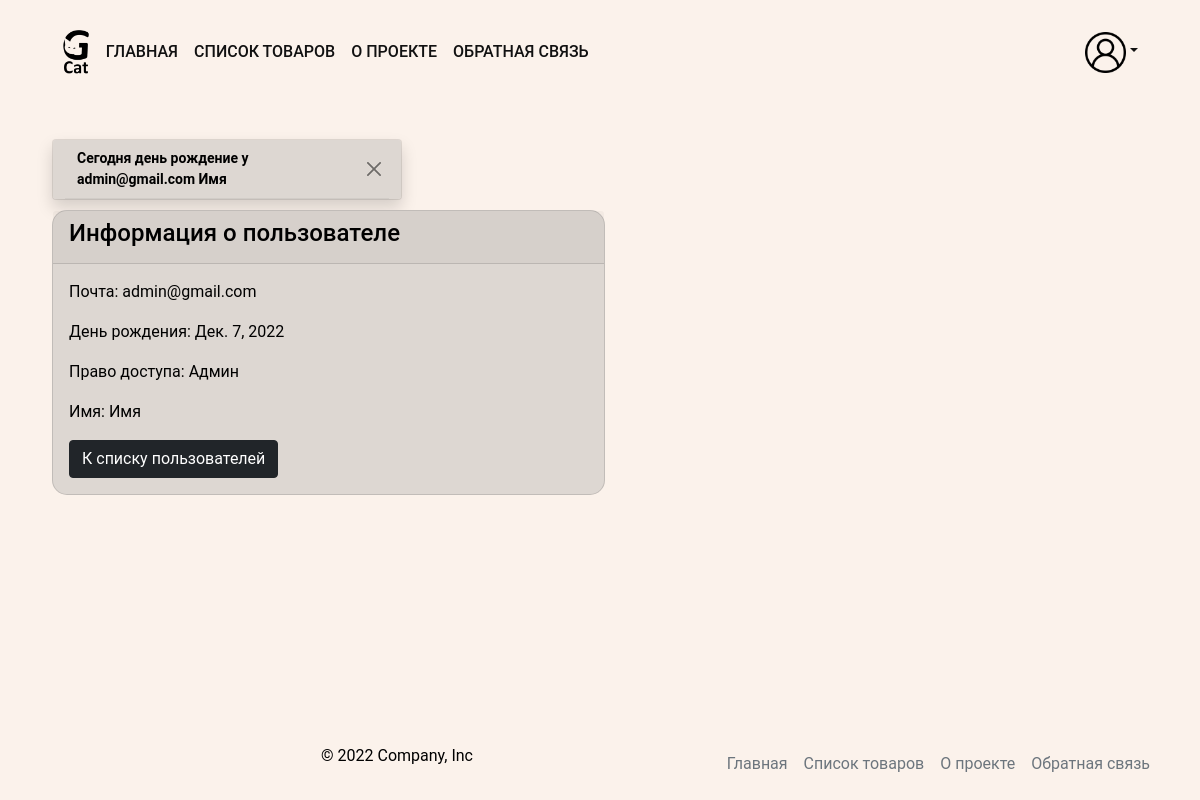
The page /users/1/ on the database its author committed.
### users/models.py (models this page shows, shortened)
class Profile(AbstractBaseUser, PermissionsMixin):
    objects = ProfileManager()
    first_name = models.CharField(
        'имя',
        max_length=150,
        blank=True,
        null=True,
    )
    last_name = models.CharField(
        'фамилия',
        max_length=150,
        blank=True,
        null=True,
    )
    email = models.EmailField(
        'почта',
        unique=True,
        null=True,
    )
    is_active = models.BooleanField(
        'активная учетная запись',
        default=True,
        null=True,
    )
    is_staff = models.BooleanField(
        'сотрудник',
        default=False,
        null=True,
    )
    is_superuser = models.BooleanField(
        'админ',
        default=False,
        null=True,
    )
    date_joined = models.DateTimeField(default=timezone.now)
    birthday = models.DateField(
        'день рождения',
        blank=True,
        null=True,
    )
    USERNAME_FIELD = 'email'
    class Meta:
        default_related_name = 'profiles'
        verbose_name = 'пользователь'
        verbose_name_plural = 'пользователи'

### users/views.py (the view)
class UserDetailView(DetailView):
    template_name = 'users/user_detail.html'
    model = Profile
    context_object_name = 'user'

### core/user_processor.py (called while the page is built)
def access_users(request):
    users = Profile.objects.published()
    return {'users': users}

### users/managers.py (called while the page is built)
    def published(self):
        return (
            self.get_queryset()
            .filter(birthday=datetime.today())
            .values('email', 'first_name')
        )

### templates/users/user_detail.html
{% extends "base.html" %}
{% load static %}
{% block content %}
<div class="card col-6">
  {% include "users/includes/card_of_user.html" %}
  <td>
    <a
      href="{% url 'users:user_list' %}"
      class="btn btn-dark"
    >К списку пользователей</a>
  </td>
  </div>
</div>
{% endblock %}

### templates/includes/users_birthday.html
<div class="container">
  <div class="row">
    {% for user in users %}
    <div class="toast fade show" role="alert" aria-live="assertive" aria-atomic="true" style="margin: 10px; background-color: #ddd7d2; color: #000;">
      <div class="toast-header" style="background-color: #ddd7d2; color: #000;">
        <strong class="me-auto">
          Сегодня день рождение у {{ user.email }}
          {% if user.first_name %}
            {{ user.first_name }}
          {% endif %}
        </strong>
        <button type="button" class="btn-close" data-bs-dismiss="toast" aria-label="Close"></button>
      </div>
    </div>
    {% endfor %}
  </div>
</div>

### templates/users/includes/card_of_user.html (shortened to what this page needs)
<div class="card-header">
  <h4>Информация о пользователе</h4>
</div>
<div class="card-body">
  <p class="card-text">
      Почта: {{ user.email }}
  </p>
  <p class="card-text">
    День рождения:
    {% if user.birthday %}
      {{ user.birthday }}
    {% else %}
      не указан
    {% endif %}
  </p>
  <p class="card-text">
    Право доступа:
    {% if user.is_superuser %}
      Админ
    {% elif user.is_staff %}
      Сотрудник
    {% else %}
      Клиент
    {% endif %}
  </p>
  {% if user.first_name %}
    <p class="card-text">Имя: {{ user.first_name }}</p>
  {% endif %}

### static_dev/style/style.css (style rules this page uses)
html { font-size: 16px; }
body { font-family: 'Roboto', sans-serif; font-size: 16px; font-weight: 400; color: #000; background-color: #fff; min-width: 350px; min-height: 100vh; display: flex; flex-direction: column; background-color: #FBF2EB; }
a { color: #111; }
.card { background-color: #ddd7d2; color: #000; border-radius: 15px; }

### rows shown on the page
Profile: email "admin@gmail.com", first_name "Имя", birthday "Дек. 7, 2022"
